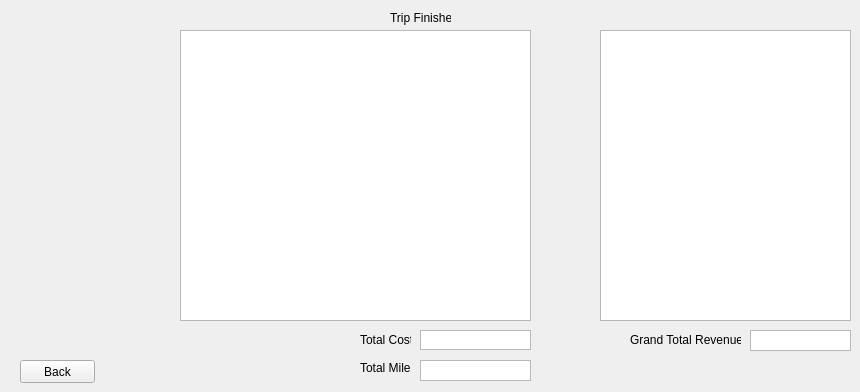
    <widget class="QWidget" name="TripFin13">
     <widget class="QLabel" name="label_16">
      <property name="geometry">
       <rect>
        <x>390</x>
        <y>10</y>
        <width>61</width>
        <height>16</height>
       </rect>
      </property>
      <property name="text">
       <string>Trip Finished!</string>
      </property>
     </widget>
     <widget class="QTableWidget" name="TripFinTable">
      <property name="geometry">
       <rect>
        <x>180</x>
        <y>30</y>
        <width>351</width>
        <height>291</height>
       </rect>
      </property>
     </widget>
     <widget class="QPushButton" name="DF_BackB">
      <property name="geometry">
       <rect>
        <x>20</x>
        <y>360</y>
        <width>75</width>
        <height>23</height>
       </rect>
      </property>
      <property name="text">
       <string>Back</string>
      </property>
     </widget>
     <widget class="QTextBrowser" name="DF_TotMil">
      <property name="geometry">
       <rect>
        <x>420</x>
        <y>360</y>
        <width>111</width>
        <height>21</height>
       </rect>
      </property>
      <property name="verticalScrollBarPolicy">
       <enum>Qt::ScrollBarAlwaysOff</enum>
      </property>
      <property name="horizontalScrollBarPolicy">
       <enum>Qt::ScrollBarAlwaysOff</enum>
      </property>
     </widget>
     <widget class="QLabel" name="label_17">
      <property name="geometry">
       <rect>
        <x>360</x>
        <y>360</y>
        <width>51</width>
        <height>16</height>
       </rect>
      </property>
      <property name="text">
       <string>Total Miles:</string>
      </property>
     </widget>
     <widget class="QTextBrowser" name="TripTotalCost">
      <property name="geometry">
       <rect>
        <x>420</x>
        <y>330</y>
        <width>111</width>
        <height>20</height>
       </rect>
      </property>
      <property name="verticalScrollBarPolicy">
       <enum>Qt::ScrollBarAlwaysOff</enum>
      </property>
      <property name="horizontalScrollBarPolicy">
       <enum>Qt::ScrollBarAlwaysOff</enum>
      </property>
     </widget>
     <widget class="QLabel" name="label_19">
      <property name="geometry">
       <rect>
        <x>360</x>
        <y>330</y>
        <width>51</width>
        <height>20</height>
       </rect>
      </property>
      <property name="text">
       <string>Total Cost:</string>
      </property>
     </widget>
     <widget class="QTableWidget" name="TotRevTable">
      <property name="geometry">
       <rect>
        <x>600</x>
        <y>30</y>
        <width>251</width>
        <height>291</height>
       </rect>
      </property>
     </widget>
     <widget class="QTextBrowser" name="GrandTotal">
      <property name="geometry">
       <rect>
        <x>750</x>
        <y>330</y>
        <width>101</width>
        <height>21</height>
       </rect>
      </property>
      <property name="verticalScrollBarPolicy">
       <enum>Qt::ScrollBarAlwaysOff</enum>
      </property>
      <property name="horizontalScrollBarPolicy">
       <enum>Qt::ScrollBarAlwaysOff</enum>
      </property>
     </widget>
     <widget class="QLabel" name="label_26">
      <property name="geometry">
       <rect>
        <x>630</x>
        <y>330</y>
        <width>111</width>
        <height>20</height>
       </rect>
      </property>
      <property name="text">
       <string>Grand Total Revenue:</string>
      </property>
     </widget>
    </widget>
